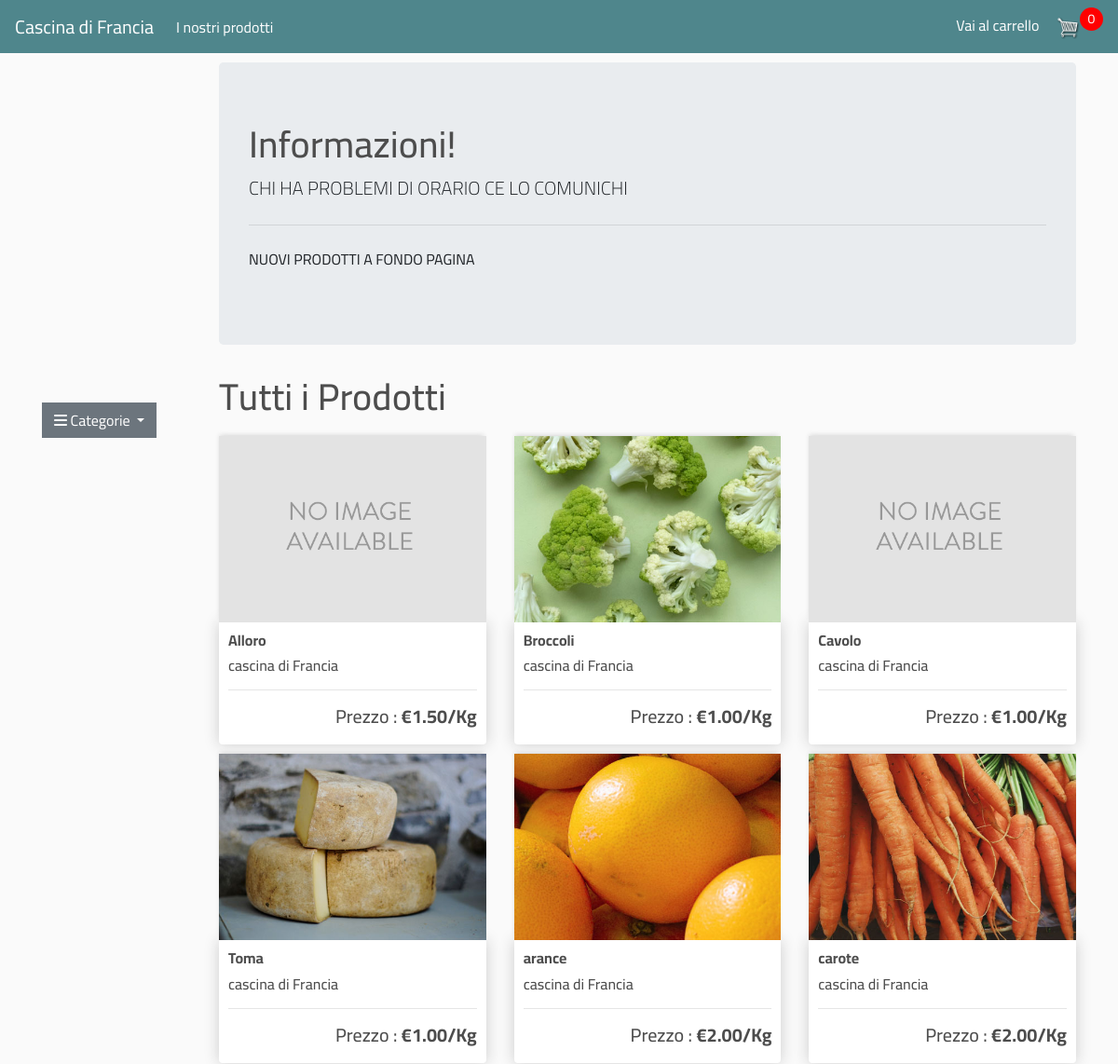
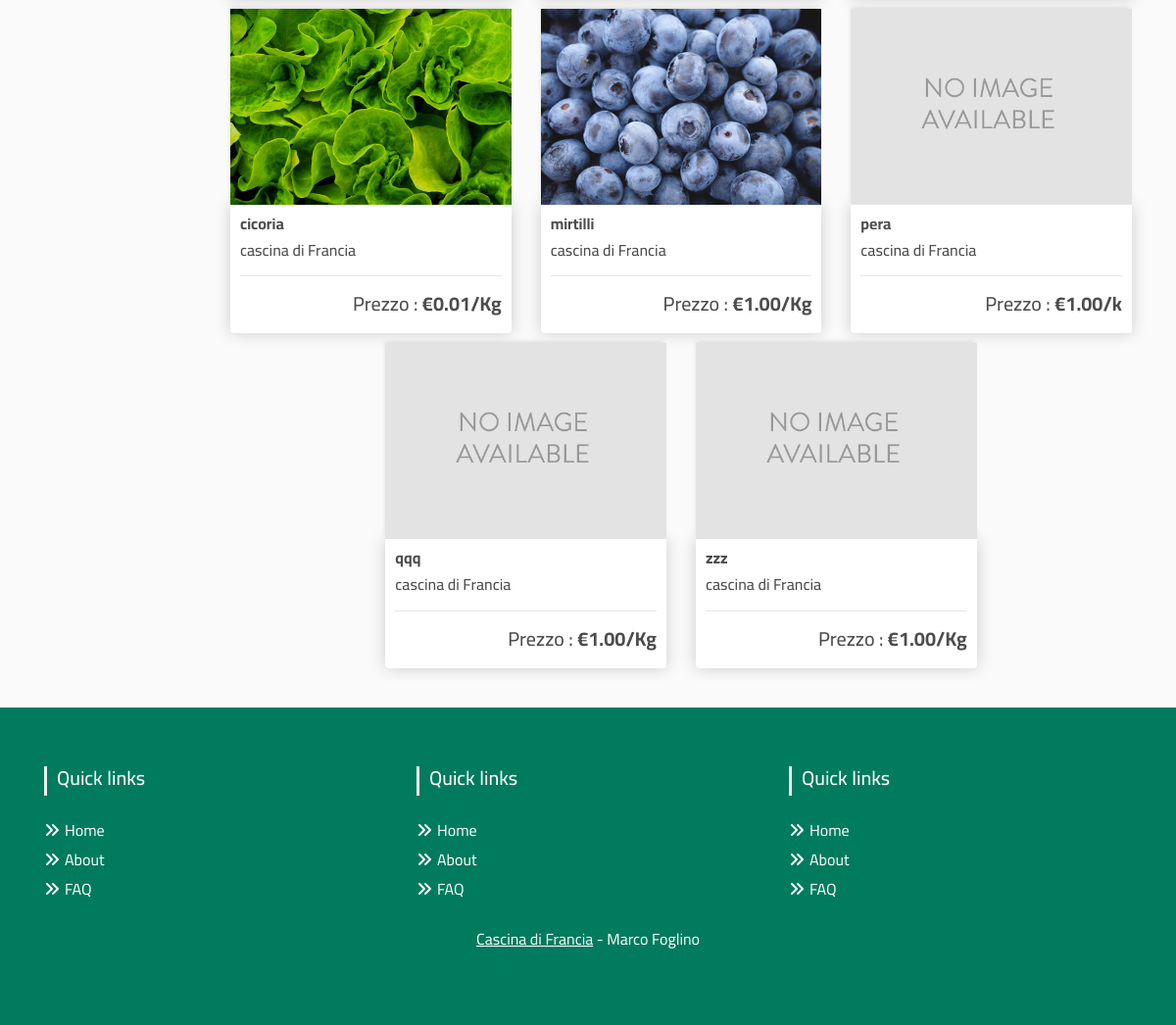
The page / on the database its author committed (2 pictures, top to bottom).
### store/models.py (models this page shows, shortened)
class Parametri(models.Model):
	Chiave=models.CharField(max_length=30)
	Valore=models.CharField(max_length=300, null=True, blank=True)
	class Meta:
	   	verbose_name="Parametri"
	   	verbose_name_plural="Parametri"

class Prodotti (models.Model):
	categoria=models.ForeignKey(Categoria,on_delete=models.CASCADE,related_name='prodotti')
	produttore=models.CharField(max_length=30)
	nome_prodotto=models.CharField(max_length=30, db_index=True)
	slug=models.SlugField(max_length=200, db_index=True)
	descrizione_prodotto=models.CharField(max_length=100)
	prezzo_quantità=models.DecimalField(max_digits=7, decimal_places=2)
	prezzo_pezzi=models.DecimalField(max_digits=7, decimal_places=2)
	informazioni=models.CharField(max_length=300, null=True, blank=True)
	immagine=models.ImageField(null=True, blank=True)
	flag_pezzi=models.BooleanField(default=False,null=True, blank=True)
	unità_quantità=models.DecimalField(max_digits=7, decimal_places=2)
	unità_misura=models.CharField(max_length=10)
	disponibile=models.BooleanField(default=True)
	class Meta:
		ordering=('nome_prodotto',)
		index_together=(('id','slug'),)
		verbose_name="Prodotti"
		verbose_name_plural="Prodotti"
	@property
	def imageURL(self):
		try:
			url = self.immagine.url
		except:
			url = ''
		return url
	def get_absolute_url(self):
		return reverse('store:product_detail', args=[self.id, self.slug])

### store/views.py (the view)
# urls.py: path('', views.product_list, name='product_list'),
def product_list(request,category_slug=None):
    category=None
    categories=Categoria.objects.all()
    products=Prodotti.objects.filter(disponibile=True)
    parametri=Parametri.objects.all()
    if category_slug:
        category=get_object_or_404(Categoria, slug=category_slug)
        products=products.filter(categoria=category)
    return render(request,
                'store/list.html',
                {'category':category,
                'categories':categories,
                'products':products,
                'parametri':parametri
                })

### cart/cart.py (called while the page is built)
    def __len__(self):
        b=0
        for item in self.cart.values():
            b=b+1
        return b

### cart/context_processors.py (called while the page is built)
def cart(request):
    return {'cart': Cart(request)}

### store/models.py (called while the page is built)
	def get_absolute_url(self):
		return reverse('store:product_list_by_category', args=[self.slug])

### store/templates/store/list.html (shortened to what this page needs)
{% extends "store/base.html" %}
{% load static %}
{% block content %}
<div class="row">
  <div class="col-lg 2">
  </div>
  <div class="col-lg-10">
    <div class="jumbotron">
      {% for p in parametri %}
        {% if p.Chiave == "Testo1" %}
          {% if p.Valore %} <h1 class="display-5">{{ p.Valore }}</h1> {%endif%}
        {% endif %}
      {%endfor%}
      {% for p in parametri %}
        {% if p.Chiave == "Testo2" %}
          {% if p.Valore %} <p class="lead">{{ p.Valore }}</p> {%endif%}
        {% endif %}
      {%endfor%}
      <hr class="my-4">
      {% for p in parametri %}
        {% if p.Chiave == "Testo3" %}
          {% if p.Valore %} <p>{{ p.Valore }}</p> {%endif%}
        {% endif %}
      {%endfor%}
    </div>
  </div>
</div>
<div class="row justify-content-lg-left">
  <aside class="col-lg-2">
    <div id="sidebar">
      <div class="dropdown open">
        <button class="btn btn-secondary dropdown-toggle" type="button" id="dropdownMenu2" data-toggle="dropdown" aria-haspopup="true" aria-expanded="false">
          <i class="fa fa-bars"></i>
          Categorie
        </button>
      </div>
    </div>
  </aside>
  <div class="col-lg-10">
    <h1> {% if category %}{{ category.categoria }}{% else %}Tutti i Prodotti{% endif %}</h1>
    <div class="row justify-content-lg-center">
      {% for product in products%}
      <div class="col-lg-4">
       <a href="{{ product.get_absolute_url }}?next={{ request.path|urlencode }}">
          <img class="thumbnail" src="{% if product.immagine %}{% static product.imageURL %}{% else %}{% static "images/no_image.png" %}{% endif %}" alt="">
       </a>
        <div class="box-element product">
          <a href="{{ product.get_absolute_url }}">
            <h6><strong>{{product.nome_prodotto}}</strong></h6>
         </a>
          <h6>{{product.produttore}}</h6>
          <hr>
          <h5  class="text-right">
            Prezzo :
            <strong>€{{product.prezzo_quantità|floatformat:2}}/{{product.unità_misura}}</strong>
          </h5>
        </div>
      </div>
      {% endfor %}
    </div>
  </div>
</div>
{% endblock %}

### store/templates/store/base.html (shortened to what this page needs)
<!DOCTYPE html>
{% load static %}
<html>
<head>
	<link rel="stylesheet" href="https://stackpath.bootstrapcdn.com/bootstrap/4.4.1/css/bootstrap.min.css">
	<link rel="stylesheet" type="text/css" href="{% static 'css/main.css' %}">
</head>
<body>
	<nav class="navbar navbar-expand-lg navbar-dark bg-dark fixed-top">
	  <a class="navbar-brand" href="/">Cascina di Francia</a>
	  <div class="collapse navbar-collapse" id="navbarSupportedContent">
	    <ul class="navbar-nav mr-auto">
	      <li class="nav-item active">
	        <a class="nav-link" href="/">I nostri prodotti <span class="sr-only">(current)</span></a>
	      </li>
	    </ul>
	    <div class="form-inline my-2 my-lg-0">
	     	<a href="{% url "cart:cart_detail" %}">
					<span style="color:white">Vai al carrello</span>
	    		<img  id="cart-icon" src="{% static 'images/cart.png' %}">
	    	</a>
	    	<p id="cart-total">{{cart|length}}</p>
	    </div>
	  </div>
	</nav>
<div class="container">
	<div id="content">
		{% block content %}
		{% endblock %}
	</div>
</div>
	<section id="footer">
		<div class="container">
			<div class="row text-center text-xs-center text-sm-left text-md-left">
				<div class="col-xs-12 col-sm-4 col-md-4">
					<h5>Quick links</h5>
					<ul class="list-unstyled quick-links">
						<li><a href="#"><i class="fa fa-angle-double-right"></i>Home</a></li>
						<li><a href="#"><i class="fa fa-angle-double-right"></i>About</a></li>
						<li><a href="#"><i class="fa fa-angle-double-right"></i>FAQ</a></li>
					</ul>
				</div>
				<div class="col-xs-12 col-sm-4 col-md-4">
					<h5>Quick links</h5>
					<ul class="list-unstyled quick-links">
						<li><a href="#"><i class="fa fa-angle-double-right"></i>Home</a></li>
						<li><a href="#"><i class="fa fa-angle-double-right"></i>About</a></li>
						<li><a href="#"><i class="fa fa-angle-double-right"></i>FAQ</a></li>
					</ul>
				</div>
				<div class="col-xs-12 col-sm-4 col-md-4">
					<h5>Quick links</h5>
					<ul class="list-unstyled quick-links">
						<li><a href="#"><i class="fa fa-angle-double-right"></i>Home</a></li>
						<li><a href="#"><i class="fa fa-angle-double-right"></i>About</a></li>
						<li><a href="#"><i class="fa fa-angle-double-right"></i>FAQ</a></li>
					</ul>
				</div>
			</div>
			<div class="row">
				<div class="col-xs-12 col-sm-12 col-md-12 mt-2 mt-sm-2 text-center text-white">
					<p>
						<u><a href="https://www.cascinadifrancia.com/">Cascina di Francia</a></u>
						- Marco Foglino
					</p>
				</div>
			</div>
		</div>
	</section>
</body>
</html>

### static/css/main.css (style rules this page uses)
body { background-color: hsl(0, 0%, 98%); font-family: Cairo; }
h1,h2,h3,h4,h5,h6 { color:hsl(0, 0%, 30%); }
.box-element { box-shadow:hsl(0, 0%, 80%) 0 0 16px; background-color: #fff; border-radius: 4px; padding: 10px; }
.thumbnail { width: 100%; height: 200px; -webkit-box-shadow: -1px -3px 5px -2px rgba(214,214,214,1); -moz-box-shadow: -1px -3px 5px -2px rgba(214,214,214,1); box-shadow: -1px -3px 5px -2px rgba(214,214,214,1); }
.product { border-radius: 0 0 4px 4px; }
.bg-dark { background-color: #4f868c!important; }
#cart-icon { width:25px; display: inline-block; margin-left: 15px; }
#cart-total { display: block; text-align: center; color:#fff; background-color: red; width: 25px; height: 25px; border-radius: 50%; font-size: 14px; padding-top: 2px; }
.col-lg-4, .col-lg-6, .col-lg-8, .col-lg-12 { margin-top: 10px; }
.btn { border-radius: 0; }
aside { float: right; font-style: italic; }
section { padding: 60px 0; }
#footer { background: #007b5e !important; margin-top: 40px; }
#footer h5 { padding-left: 10px; border-left: 3px solid #eeeeee; padding-bottom: 6px; margin-bottom: 20px; color:#ffffff; }
#footer a { color: #ffffff; text-decoration: none !important; background-color: transparent; -webkit-text-decoration-skip: objects; }
#footer ul.social li a, #footer ul.quick-links li a { color:#ffffff; }
#footer ul.quick-links li { padding: 3px 0; -webkit-transition: .5s all ease; -moz-transition: .5s all ease; transition: .5s all ease; }
#footer ul.quick-links li a i { margin-right: 5px; }
#sidebar { padding:30px 20px 0 0; float:left; }

### rows shown on the page
Parametri: Valore "Informazioni!"
Parametri: Valore "CHI HA PROBLEMI DI ORARIO CE LO COMUNICHI"
Parametri: Valore "NUOVI PRODOTTI A FONDO PAGINA"
Prodotti: nome_prodotto "Alloro", produttore "cascina di Francia", prezzo_quantità "1.50", unità_misura "Kg"
Prodotti: immagine (picture), nome_prodotto "Broccoli", produttore "cascina di Francia", prezzo_quantità "1.00", unità_misura "Kg"
Prodotti: nome_prodotto "Cavolo", produttore "cascina di Francia", prezzo_quantità "1.00", unità_misura "Kg"
Prodotti: immagine (picture), nome_prodotto "Toma", produttore "cascina di Francia", prezzo_quantità "1.00", unità_misura "Kg"
Prodotti: immagine (picture), nome_prodotto "arance", produttore "cascina di Francia", prezzo_quantità "2.00", unità_misura "Kg"
Prodotti: immagine (picture), nome_prodotto "carote", produttore "cascina di Francia", prezzo_quantità "2.00", unità_misura "Kg"
Prodotti: immagine (picture), nome_prodotto "cicoria", produttore "cascina di Francia", prezzo_quantità "0.01", unità_misura "Kg"
Prodotti: immagine (picture), nome_prodotto "mirtilli", produttore "cascina di Francia", prezzo_quantità "1.00", unità_misura "Kg"
Prodotti: immagine (placeholder picture), nome_prodotto "pera", produttore "cascina di Francia", prezzo_quantità "1.00", unità_misura "k"
Prodotti: nome_prodotto "qqq", produttore "cascina di Francia", prezzo_quantità "1.00", unità_misura "Kg"
Prodotti: nome_prodotto "zzz", produttore "cascina di Francia", prezzo_quantità "1.00", unità_misura "Kg"

### other values the page prints
{{ cart|length }} "0"
